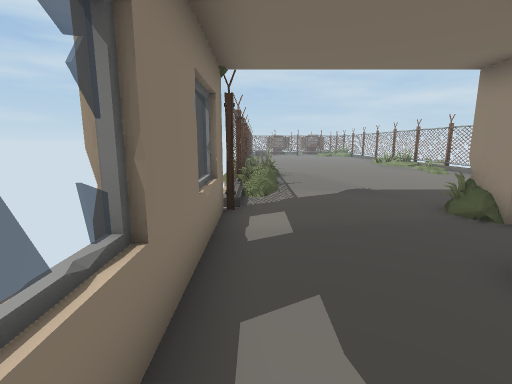
view 1 (above)

16 first-person views from a walk through a 3-D level made in the Unity game engine. The camera is 1.5 m above the floor, tilts 10° down and sees 85° across. The floor is counted in squares, 1 m on a side. Each view is taken from the middle of a square. On the plan, view 1 faces up. The plan holds only what a view shows up to about 14 squares ahead; the rest is blank. The place goes on beyond the plan. The player is left out. Door leaves are left out, so doorways stand open. Some surface patterns are stand-ins.

view 2
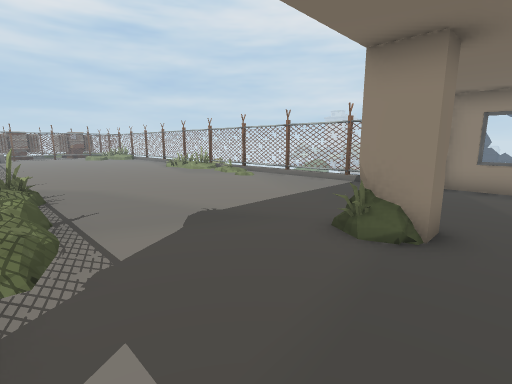

view 3
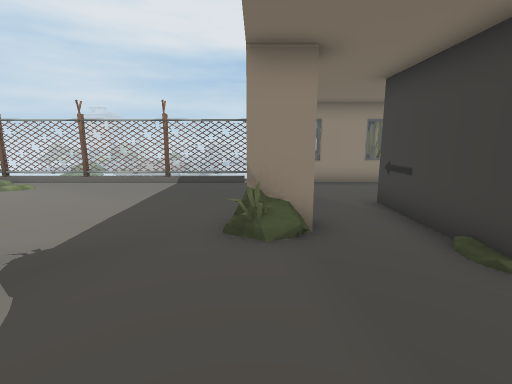

view 4
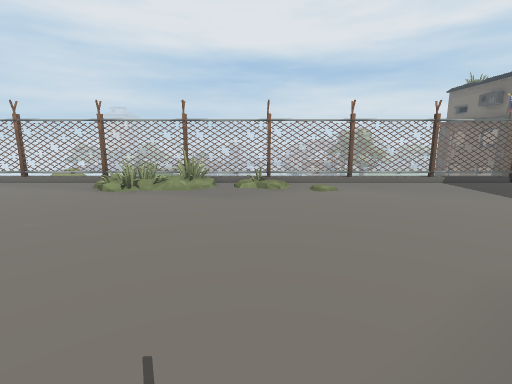

view 5
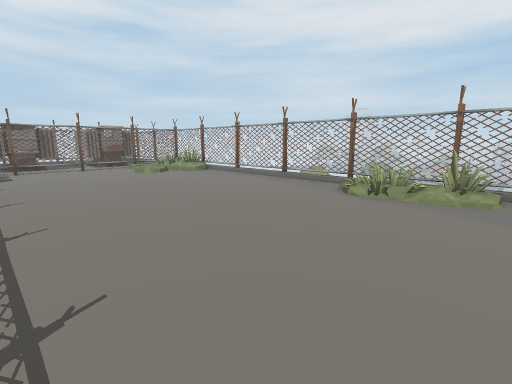

view 6
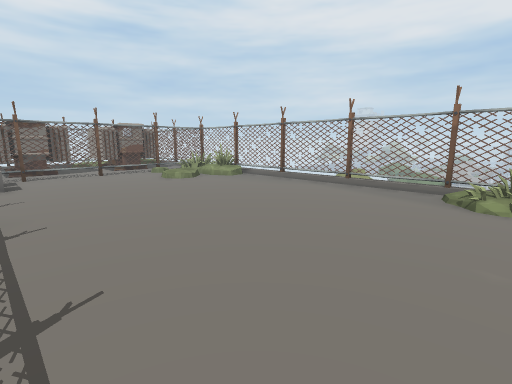

view 7
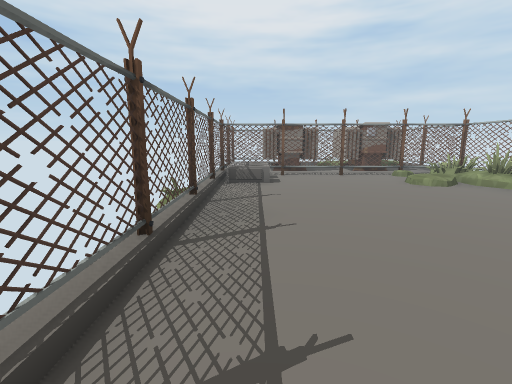

view 8
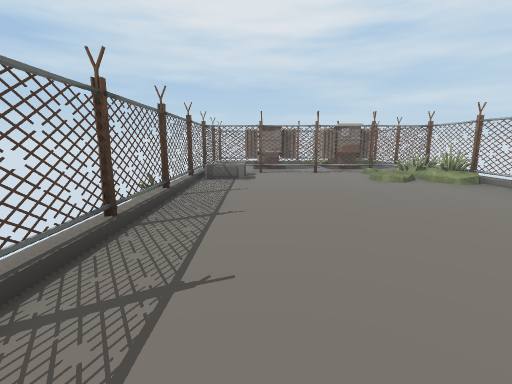

view 9
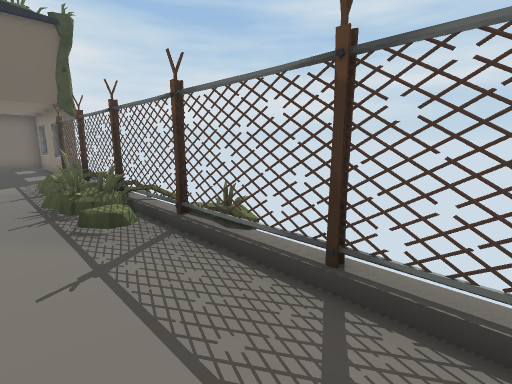

view 10
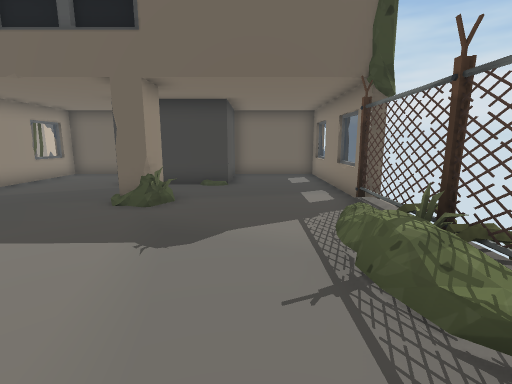

view 11
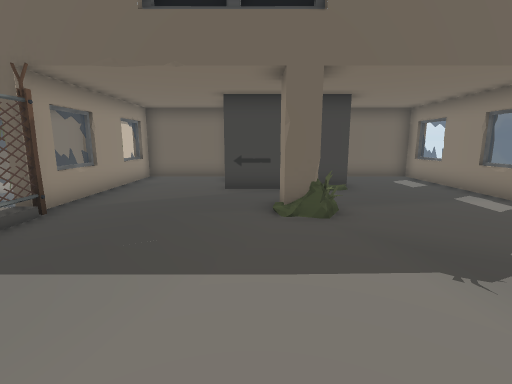

view 12
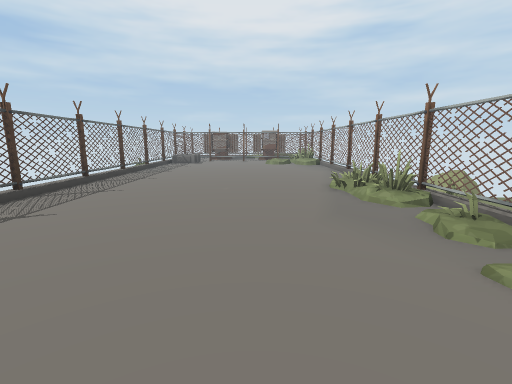

view 13
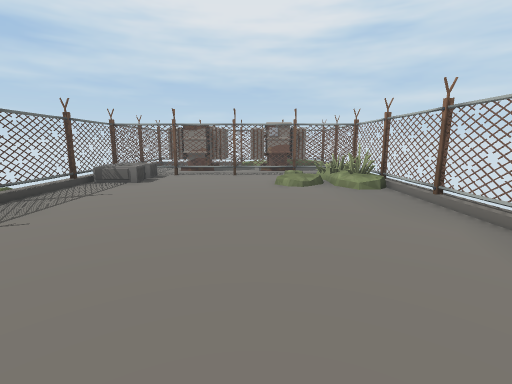

view 14
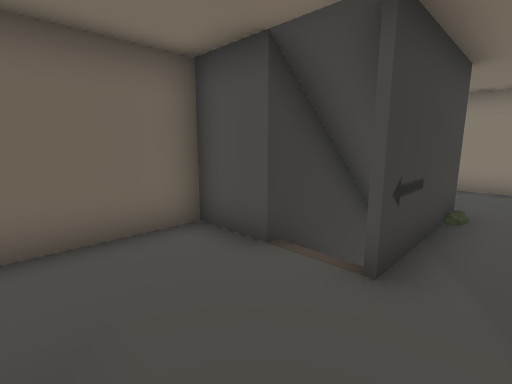

view 15
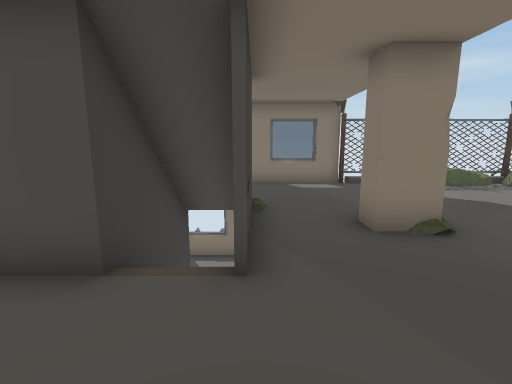

view 16
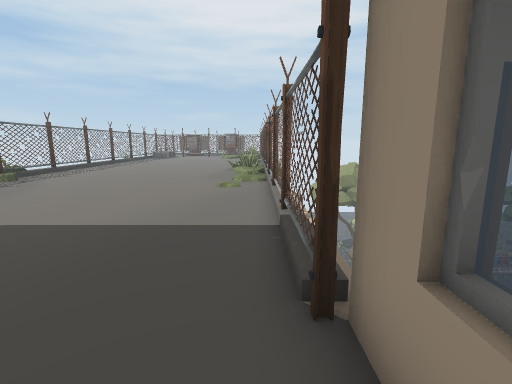

### Floor plan
Key: @ floor where view 1 was taken; # wall or solid block; . floor; / step, stairs or slope; = window, fence, low wall or low ledge; ^ raised ledge; v drop or lower ground; O other object.
Columns run from 1 left of view 1 to 11 right of it. Each row starts with its distance up from view 1.
 35 #           #
 34 #############
 33 #OO.......==v
 32 #^^.....//==v
 31 #.......///#v
 30 #........./##
 29 v...........#
 28 #...........#
 27 #...........#
 26 #...........v
 25 #...........#
 24 #...........#
 23 #...........#
 22 #...........#
 21 #.........#/v
 20 #.........//#
 19 #.........=##
 18 #.........==#
 17 #.........  #
 16 #.........//#
 15 ##........//#
 14 ##..........v
 13 #==.........#
 12 ##=.........#
 11 ##..........#
 10 v==.........#
  9 #=..........#
  8 ##..........#
  7 #...........#
  6 #....=#.....#
  5 =...........#
  4 =...........=
  3 #.../####...#
  2 #.../   /...#
  1 =...v####...=
  0 #@..##  #...#
 -1 #####   #####

Where each view was taken, in squares from view 1:
view 1: 0 up, 0 right, facing up
view 2: 4 up, 0 right, facing up-right
view 3: 6 up, 0 right, facing right
view 4: 16 up, 0 right, facing right
view 5: 17 up, 1 right, facing up-right
view 6: 20 up, 1 right, facing up-right
view 7: 21 up, 1 right, facing up
view 8: 20 up, 2 right, facing up
view 9: 20 up, 2 right, facing down-left
view 10: 13 up, 2 right, facing down
view 11: 12 up, 6 right, facing down
view 12: 11 up, 6 right, facing up
view 13: 21 up, 6 right, facing up
view 14: 4 up, 10 right, facing down-left
view 15: 3 up, 10 right, facing left
view 16: 4 up, 10 right, facing up
